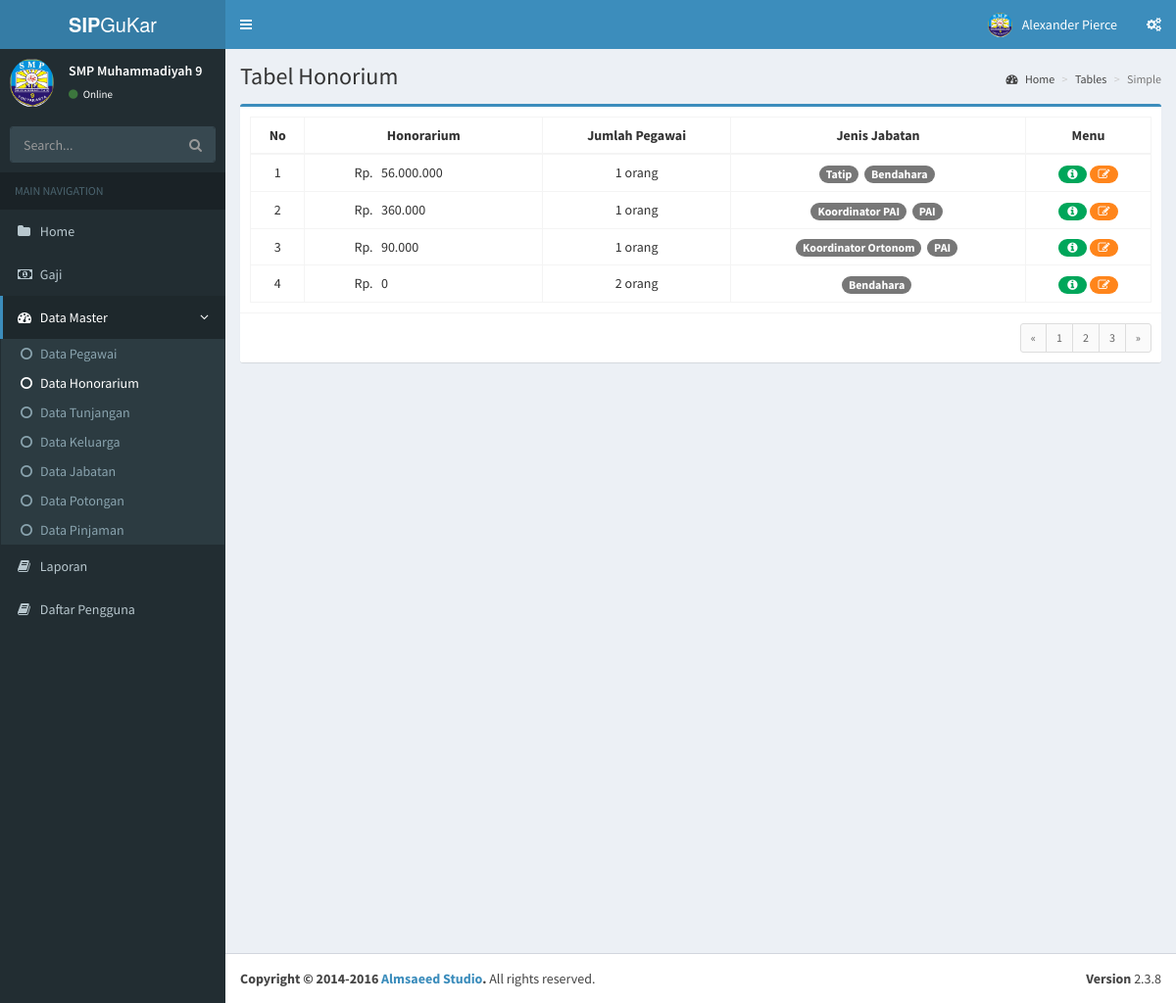
The page /honor on the database as committed earlier.
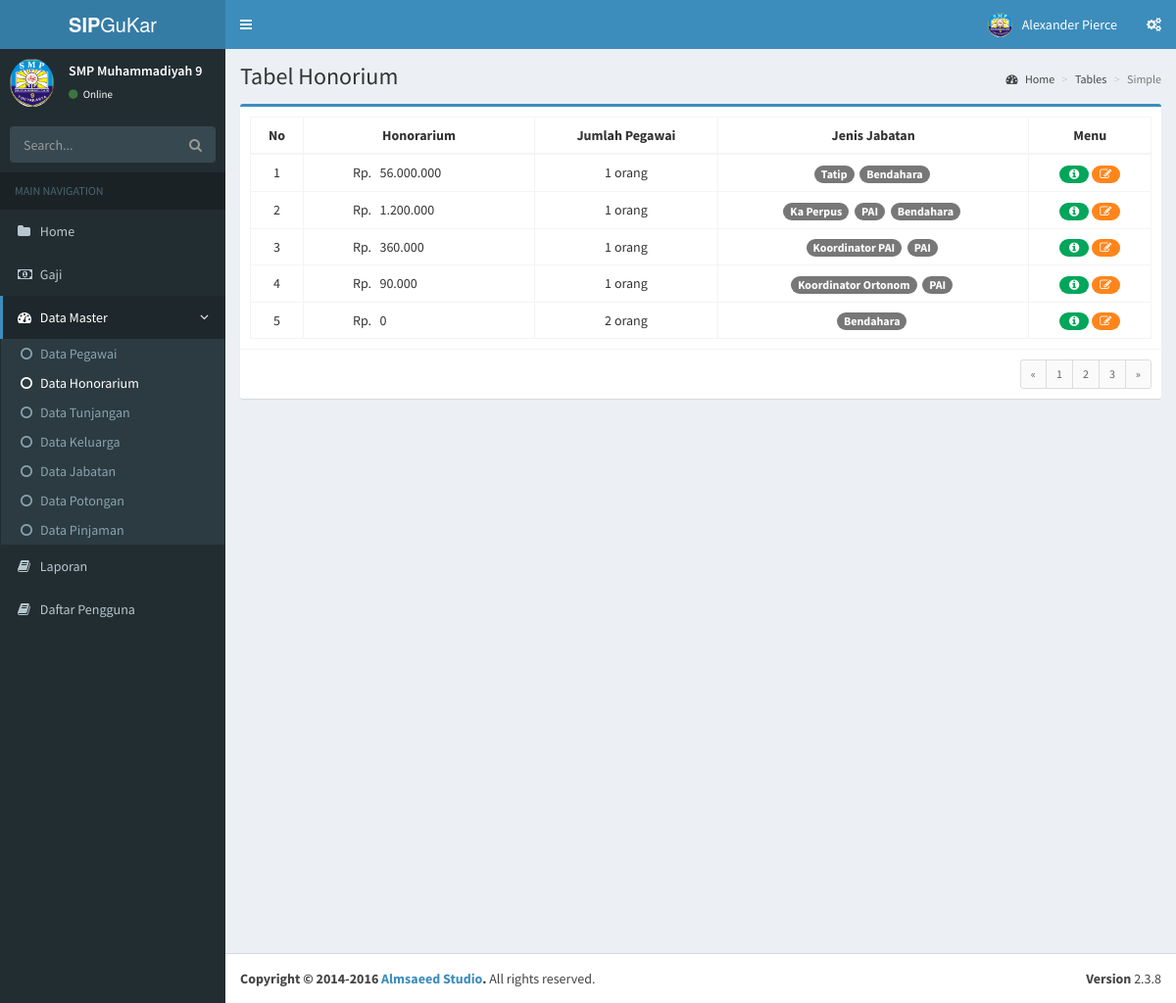
The same page on the database as committed later.
### tables this page shows
CREATE TABLE `pegawai` (
  `id_pegawai` int(11) NOT NULL,
  `nbm` varchar(100) DEFAULT NULL,
  `nama` varchar(100) NOT NULL,
  `tempat_lahir` varchar(100) NOT NULL,
  `tgl_lahir` date NOT NULL,
  `telepon` int(20) NOT NULL,
  `jns_pegawai` enum('0','1') NOT NULL,
  `gender` enum('P','L') NOT NULL,
  `email` varchar(100) NOT NULL,
  `status_pegawai` enum('P','T0','T1') DEFAULT NULL,
  `status` int(1) NOT NULL,
  `agama` enum('Islam','Protestan','Katolik','Hindu','Buddha','Khonghucu') NOT NULL,
  `umur` varchar(20) NOT NULL,
  `honor` int(11) DEFAULT NULL,
  `masa_kerja` int(11) NOT NULL,
  `created_at` timestamp NOT NULL DEFAULT current_timestamp(),
  `created_by` int(11) DEFAULT NULL
);

### application/libraries/Template.php (called while the page is built)
<?php if ( ! defined('BASEPATH')) exit('No direct script access allowed');
class Template {
		var $template_data = array();
		function set($name, $value)
		{
			$this->template_data[$name] = $value;
		}
		function load($template = '', $view = '' , $view_data = array(), $return = FALSE)
		{
			$this->CI =& get_instance();
			$this->set('contents', $this->CI->load->view($view, $view_data, TRUE));
			return $this->CI->load->view($template, $this->template_data, $return);
		}
}

### application/controllers/Honor.php (called while the page is built, shortened)
<?php
class Honor extends CI_Controller {
	public function index($honor = NULL)
	{
		$data['title']= 'Tabel Honorium';
		$data['honors']= $this->M_honor->get_honor($honor)->result_array();
		$pegawai = array();
		foreach ($data['honors'] as $key => $value) {
			$pegawai[] = $data['honors'][$key]['pegawai'];
		}
		$explode = array();
		foreach ($pegawai as $key => $value) {
			$explode[] = explode(',', $pegawai[$key]);
		}
		$data['result'] = array();
		for ($i=0;  $i < count($explode) ; $i++) {
			$data['result'][] = count($explode[$i]);
		}
		foreach ($data['honors'] as $key => $value) {
			$data['honors'][$key]['result'] = $data['result'][$key];
		}
		$this->template->load('index','honor/table_honor', $data);
	}
}

### index.php (called while the page is built, shortened)
<?php
require_once BASEPATH.'core/CodeIgniter.php';

### application/models/M_honor.php (called while the page is built, shortened)
<?php
class M_honor extends CI_Model{
	public function get_honor($honor = TRUE)
	{
		if ($honor != NULL) {
			$this->db->select('p.*, GROUP_CONCAT(DISTINCT jbt.jabatan) jbt_list,
							   GROUP_CONCAT(DISTINCT CONCAT(jbt.jabatan, "</span>&nbsp;<span>") ORDER BY p.nama SEPARATOR "</span>&nbsp;<span>") as result_list');
			$this->db->join('jbt_pegawai jp', 'jp.id_pegawai = p.id_pegawai', 'LEFT');
			$this->db->join('jabatan jbt', 'jbt.id_jabatan = jp.id_jabatan', 'LEFT');
			$this->db->group_by('p.id_pegawai');
			return $this->db->get_where('pegawai p', array('p.honor' => $honor));
		} else {
			$this->db->select('p.honor, p.id_pegawai, GROUP_CONCAT(DISTINCT p.id_pegawai) pegawai,
							   GROUP_CONCAT(DISTINCT jbt.jabatan) jbt_list,
							   GROUP_CONCAT(DISTINCT CONCAT(jbt.jabatan, "</span>&nbsp;<span>") ORDER BY p.nama SEPARATOR "</span>&nbsp;<span>") as result_list');
			$this->db->order_by('p.honor', 'DESC');
			$this->db->join('jbt_pegawai jp', 'jp.id_pegawai = p.id_pegawai', 'LEFT');
			$this->db->join('jabatan jbt', 'jbt.id_jabatan = jp.id_jabatan', 'LEFT');
			$this->db->group_by('honor');
			return $this->db->get('pegawai p');
		}
	}
}

### application/views/honor/table_honor.php (the view, shortened to what this page needs)
<section class="content">
	<div class="row">
		<div class="col-md-12">
			<div class="box box-primary">
				<div class="box-body">
					<table class="table table-bordered table-hover responsive text-center">
						<thead>
							<th>No</th>
							<th>Honorarium</th>
							<th>Jumlah Pegawai</th>
							<th>Jenis Jabatan</th>
							<th>Menu</th>
						</thead>
						<tbody>
							<?php
							$no=1; foreach ($honors as $key => $honor) : ?>
							<tr>
								<td><?php echo $no++;?></td>
								<td style="text-align: left; padding-left: 50px;"><?php echo 'Rp. &nbsp;&nbsp;'.number_format($honor['honor'],0,',','.');?></td>
								<td><?php echo $honor['result'].' orang';?></td>
								<td class="badge-edit"><span><?php echo $honor['result_list'];?></span></td>
								<td>
									<a href="<?php echo site_url('honor/detail/'.$honor['honor']);?>" title="Detail" data-toggle="tooltip" data-placement="left">
										<span class="badge bg-green"><i class="fa fa-fw fa-info-circle"></i></span>
									</a>
									<a href="" title="Edit" data-tooltip="tooltip" data-toggle="modal" data-target="#editHonor<?php echo $honor['honor'];?>" data-placement="right">
										<span class="badge bg-orange"><i class="fa fa-fw fa-pencil-square-o"></i></span>
									</a>
								</td>
							</tr>
							<?php endforeach; ?>
						</tbody>
					</table>
				</div>
				<div class="box-footer clearfix">
					<ul class="pagination pagination-sm no-margin pull-right">
						<li><a href="#">&laquo;</a></li>
						<li><a href="#">1</a></li>
						<li><a href="#">2</a></li>
						<li><a href="#">3</a></li>
						<li><a href="#">&raquo;</a></li>
					</ul>
				</div>
			</div>
</section>
</div>

Rows that differ between the two databases and show on the page:
added pegawai: honor "1.200.000", result "1", result_list "Ka Perpus PAI Bendahara"
